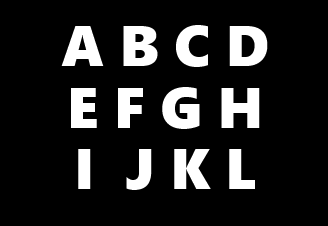
#> input picture invert_CC.png, 328 x 226 px
$ python IP2_Connected_Component.py
#> lines starting #> are read from the running program, lines starting #| are printed output that depends on the picture
# 連通元標記 (Connected Component Labelling, CC Labelling)

import cv2
import numpy as np

def cv2show(name : str,file):
    cv2.imshow(name,file)
    cv2.waitKey(0)

if __name__ == '__main__':
    # Read image with single channgel (GrayScale)
    CC_img = cv2.imread('./invert_CC.png',0)
#> CC_img is the input picture: shape (226, 328); min 0, max 255, mean 35.8
    print(CC_img.shape)
#| (226, 328)
    cv2show('testing',CC_img)
    # CC Label
    n, labels = cv2.connectedComponents(CC_img)
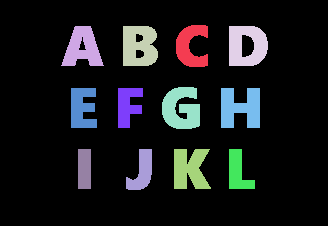
#> labels: shape (226, 328) int32; 13 distinct labels, from 0 to 12; one colour per label, 0 black
#> n = 13
    print("Num of COnnected Components =", n)
#| Num of COnnected Components = 13
    print(labels,type(labels),labels.shape)
#> (printed output is left out)
    cv2.normalize(labels,labels,0,255,cv2.NORM_MINMAX)
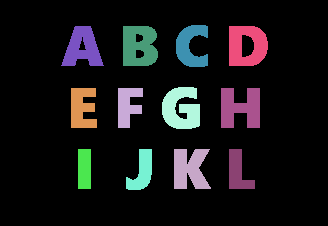
#> labels: shape (226, 328) int32; 13 distinct labels, from 0 to 255; one colour per label, 0 black
    print(labels)
#> (printed output is left out)
    img2 = np.uint8(labels)
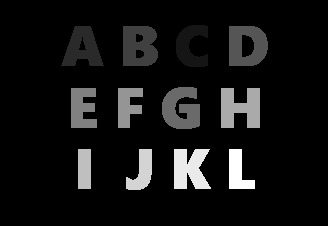
#> img2: shape (226, 328); min 0, max 255, mean 19.3
    cv2show('Connected Component Labeling',img2)

$ run again, with circle.jpg saved as invert_CC.png
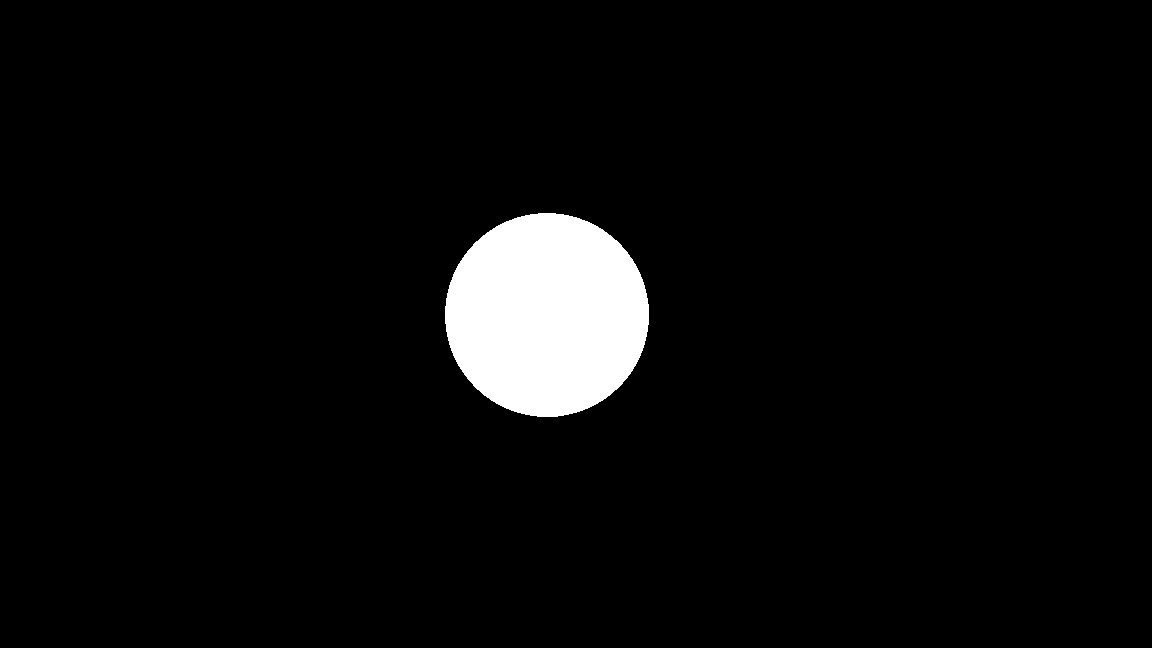
#> input picture circle.jpg, 1152 x 648 px
#> CC_img is the input picture: shape (648, 1152); min 0, max 255, mean 11.2
#| (648, 1152)
#> n = 38
#| Num of COnnected Components = 38
#> (printed output is left out)
#> `cv2.normalize(labels,labels,0,255,cv2.NORM_MINMAX)`:
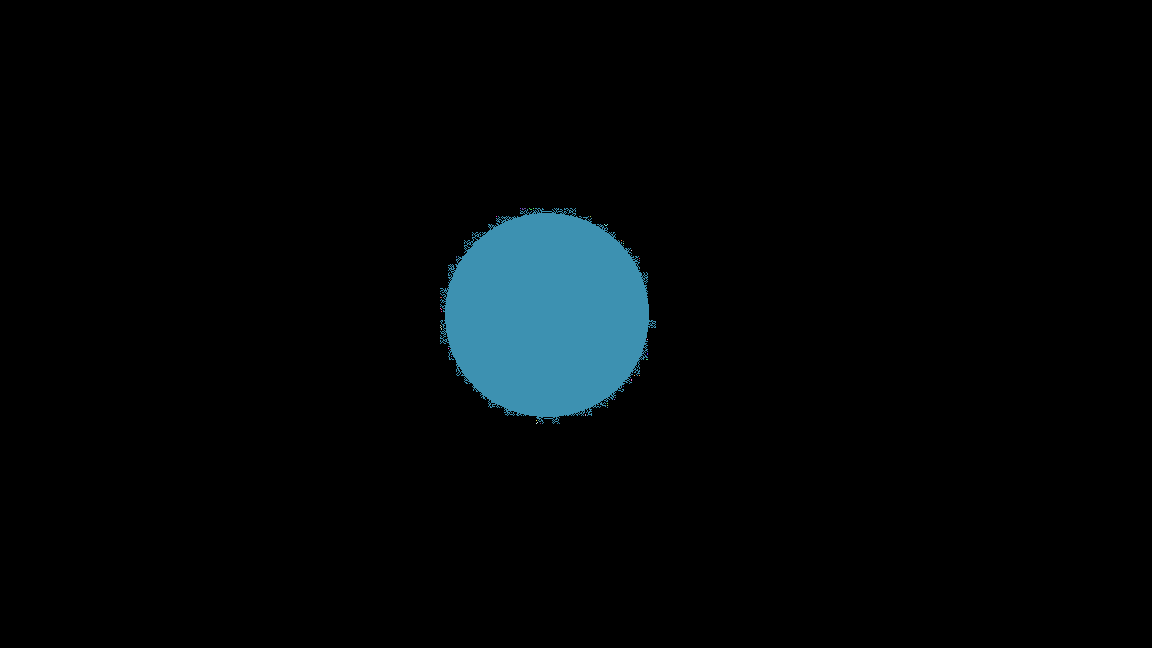
#> labels: shape (648, 1152) int32; 38 distinct labels, from 0 to 255; one colour per label, 0 black
#> (printed output is left out)
#> `img2 = np.uint8(labels)`:
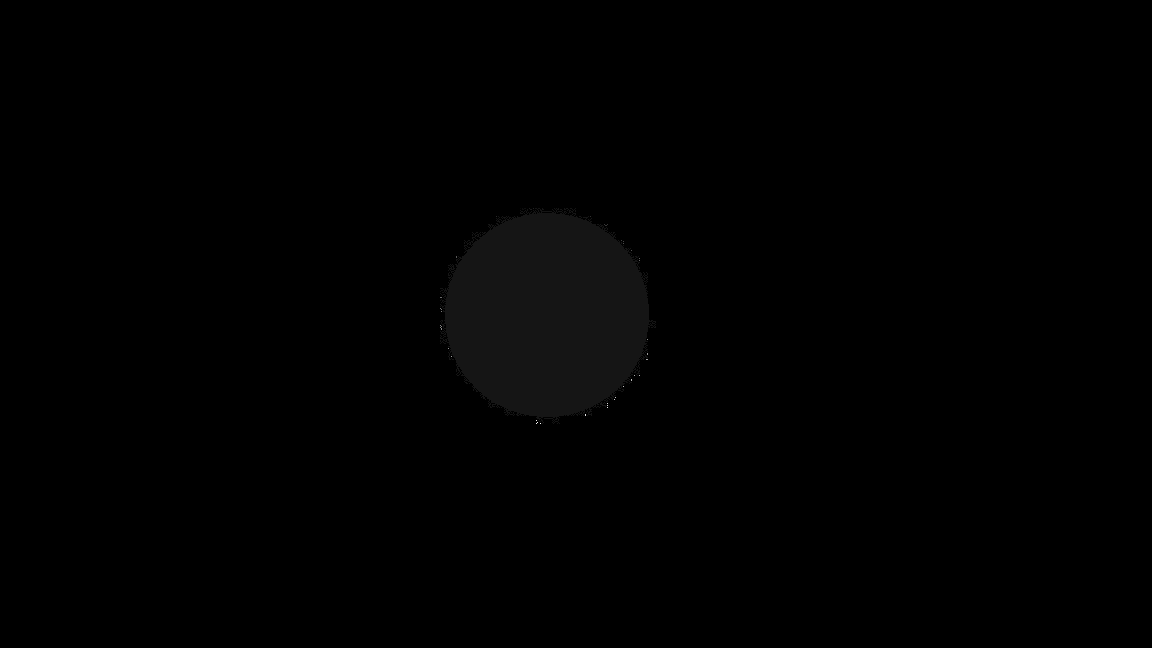
#> img2: shape (648, 1152); min 0, max 255, mean 1
